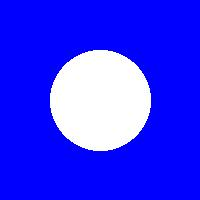
#> input picture data/test_input/unique_2.jpg, 200 x 200 px
$ python -i heuristic.py   (imports and definitions only)   (older library calls are emulated)
#> lines starting #> are read from the running program, lines starting #| are printed output that depends on the picture
#> in heuristic_aesthetic_score, image is the input picture: shape (200, 200, 3); mean B, G, R 252.7, 51, 51
"""启发式美学评分模块（降级方案）

当 NIMA 模型不可用时，使用基于 OpenCV 的启发式规则进行美学评分。
"""

import cv2
import numpy as np
from typing import List, Tuple
import logging

logger = logging.getLogger(__name__)


def brightness_score(image: np.ndarray) -> float:
    """基于亮度分布评分（避免过曝/欠曝）

    理想的照片亮度分布接近正态分布，不过曝也不欠曝。
    使用直方图分析，评分越高表示亮度分布越好。

    Returns:
        float: 0-1 分
    """
    gray = cv2.cvtColor(image, cv2.COLOR_BGR2GRAY)
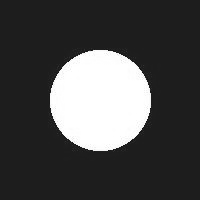
#> gray: shape (200, 200); min 15, max 255, mean 74
    hist = cv2.calcHist([gray], [0], None, [256], [0, 256])
#> hist = 256 values, max 30073 at index 29, min 0 at index 0, mean 156.2
    hist = hist.flatten() / hist.sum()
#> hist = 256 values, max 0.752 at index 29, min 0 at index 0, mean 0.00391

    # 计算过曝比例（亮度 > 230）
    over_exposed = hist[230:].sum()
#> over_exposed = 0.2
    # 计算欠曝比例（亮度 < 25）
    under_exposed = hist[:25].sum()
#> under_exposed = 0.00298

    # 理想情况下，过曝和欠曝比例都应很低
    score = 1.0 - (over_exposed + under_exposed)
#> score = 0.797
    return max(0.0, min(1.0, score))


def sharpness_score(image: np.ndarray) -> float:
    """基于拉普拉斯算子的清晰度评分

    使用拉普拉斯算子计算图像的二阶导数，方差越大表示图像越清晰。
    模糊照片的拉普拉斯方差较小。

    Returns:
        float: 0-1 分
    """
    gray = cv2.cvtColor(image, cv2.COLOR_BGR2GRAY)
    laplacian = cv2.Laplacian(gray, cv2.CV_64F)
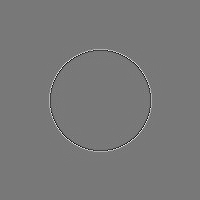
#> laplacian: shape (200, 200) float64; min -458, max 508, mean 0; drawn with min black and max white
    variance = laplacian.var()
#> variance = 1481.7

    # 经验值：variance > 100 为清晰，< 20 为模糊
    # 使用 sigmoid 函数将方差映射到 0-1
    score = 1.0 / (1.0 + np.exp(-0.05 * (variance - 50)))
#> score = 1
    return float(score)


def color_score(image: np.ndarray) -> float:
    """基于色彩饱和度评分

    计算 HSV 色彩空间的 S 通道均值，饱和度高的照片通常更吸引人。

    Returns:
        float: 0-1 分
    """
    hsv = cv2.cvtColor(image, cv2.COLOR_BGR2HSV)
#> hsv: shape (200, 200, 3); mean H, S, V 102, 204.3, 253
    saturation = hsv[:, :, 1].mean() / 255.0
#> saturation = 0.801

    # 饱和度在 0.2-0.8 之间最好，过高可能过于鲜艳
    if saturation < 0.1:
        return 0.1
    elif saturation < 0.3:
        return saturation * 2.0  # 线性提升
    elif saturation < 0.7:
        return 1.0  # 理想范围
    else:
        return max(0.5, 1.0 - (saturation - 0.7) * 1.5)  # 过高则下降


def composition_score(image: np.ndarray) -> float:
    """基于构图规则评分

    检查主体是否在画面中心附近，以及画面是否平衡。

    Returns:
        float: 0-1 分
    """
    gray = cv2.cvtColor(image, cv2.COLOR_BGR2GRAY)
    h, w = gray.shape
#> h = 200; w = 200

    # 使用 Sobel 边缘检测找到主体区域
    sobel_x = cv2.Sobel(gray, cv2.CV_64F, 1, 0, ksize=3)
    sobel_y = cv2.Sobel(gray, cv2.CV_64F, 0, 1, ksize=3)
    edges = np.sqrt(sobel_x**2 + sobel_y**2)
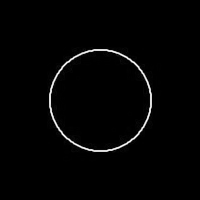
#> edges: shape (200, 200) float64; min 0, max 1012.1, mean 15.5; drawn with min black and max white

    # 计算边缘质量中心
    y_indices, x_indices = np.indices((h, w))
    total_edge = edges.sum()
#> total_edge = 618681.9
    if total_edge == 0:
        return 0.5  # 无边缘信息，给中等分

    center_x = (x_indices * edges).sum() / total_edge
#> center_x = 99.88
    center_y = (y_indices * edges).sum() / total_edge
#> center_y = 99.89

    # 计算主体偏离画面中心的程度（归一化）
    cx, cy = w / 2, h / 2
#> cx = 100; cy = 100
    dx = abs(center_x - cx) / cx
#> dx = 0.00118
    dy = abs(center_y - cy) / cy
#> dy = 0.00112
    distance = np.sqrt(dx**2 + dy**2)
#> distance = 0.00163

    # 偏离越小越好，但也允许三分法构图
    score = max(0.0, 1.0 - distance * 1.5)
#> score = 0.998
    return float(score)


def heuristic_aesthetic_score(image_path: str) -> float:
    """综合启发式美学评分

    结合亮度、清晰度、色彩饱和度、构图等维度，综合评分。

    Args:
        image_path: 图片路径

    Returns:
        float: 0-1 分
    """
    try:
        image = cv2.imread(image_path)
        if image is None:
            logger.warning(f"无法读取图片: {image_path}")
            return 0.0
    except Exception as e:
        logger.error(f"读取图片失败 {image_path}: {e}")
        return 0.0

    scores = {
        "brightness": brightness_score(image) * 0.25,
        "sharpness": sharpness_score(image) * 0.30,
        "color": color_score(image) * 0.25,
        "composition": composition_score(image) * 0.20,
    }
#> scores = {'brightness': 0.199, 'sharpness': 0.3, 'color': 0.212, 'composition': 0.2}

    total = sum(scores.values())
#> total = 0.911
    logger.debug(f"  美学评分 [{image_path[-30:]}]: {scores} = {total:.3f}")
    return total


def batch_heuristic(image_paths: List[str]) -> List[Tuple[str, float]]:
    """批量启发式美学评分

    Args:
        image_paths: 图片路径列表

    Returns:
        List[Tuple[str, float]]: [(path, score), ...]，按评分降序排列
    """
    results = []
    for path in image_paths:
        score = heuristic_aesthetic_score(path)
        results.append((path, score))

    results.sort(key=lambda x: x[1], reverse=True)
    return results

>>> result = heuristic_aesthetic_score('../../data/test_input/unique_2.jpg')
#> result = 0.911
